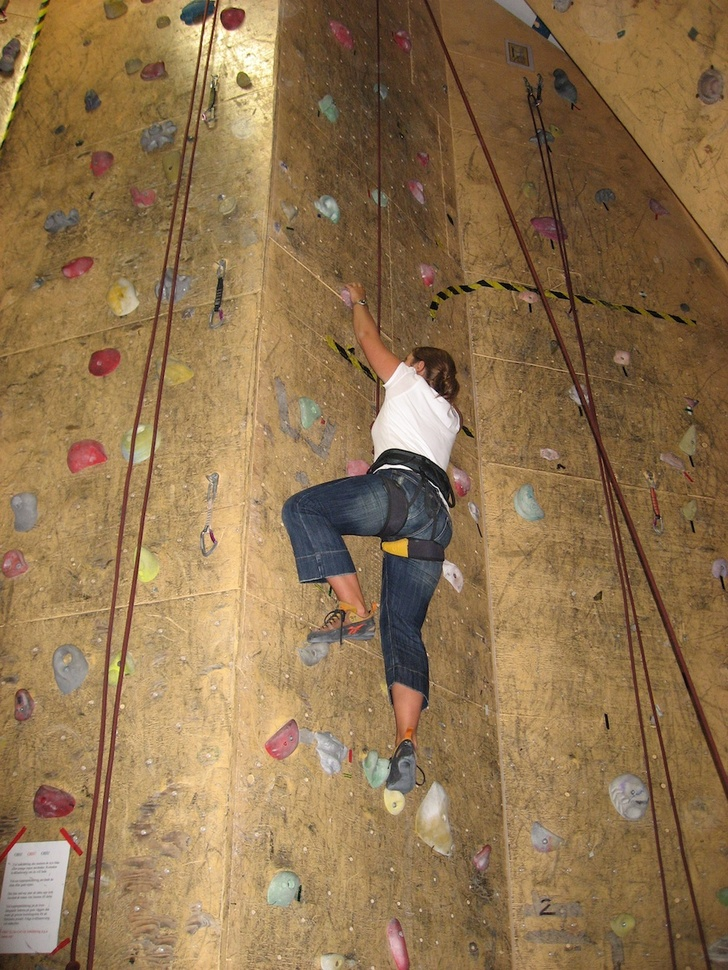
#> input picture data/climbing_1_small.jpg, 728 x 970 px, shrunk from 1000 x 1333 before the run
$ python ch2_match_features.py
#> lines starting #> are read from the running program, lines starting #| are printed output that depends on the picture
### PCV/PCV/localdescriptors/sift.py
from PIL import Image
import os
from numpy import *
from pylab import *


def process_image(imagename,resultname,params="--edge-thresh 10 --peak-thresh 5"):
    """ process an image and save the results in a file"""
#> called with imagename = '../data/climbing_1_small.jpg', resultname = 'climbing_1_small.sift', params = '--edge-thresh 10 --peak-thresh 5'
    path = os.path.abspath(os.path.join(os.path.dirname("__file__"),os.path.pardir))
    path = path+"\\utils\\win32vlfeat\\sift.exe "
    if imagename[-3:] != 'pgm':
		#create a pgm file
        im = Image.open(imagename).convert('L')
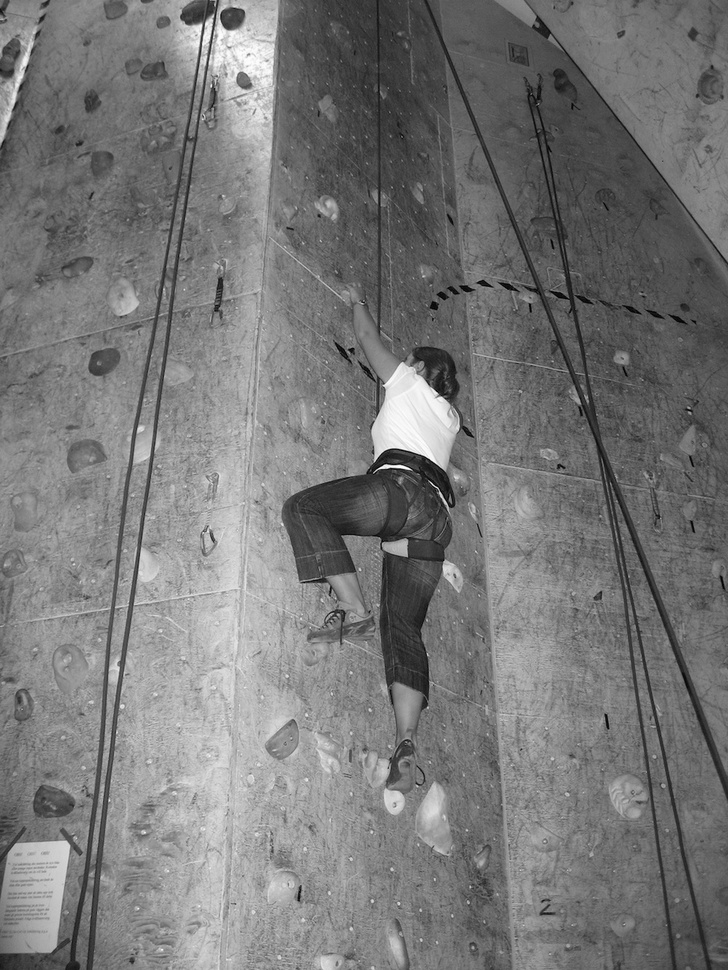
#> im: PIL image 728x970 L; min 0, max 254, mean 119.6
#> call 2 of process_image, with imagename = '../data/climbing_2_small.jpg', resultname = 'climbing_2_small.sift', params = '--edge-thresh 10 --peak-thresh 5'
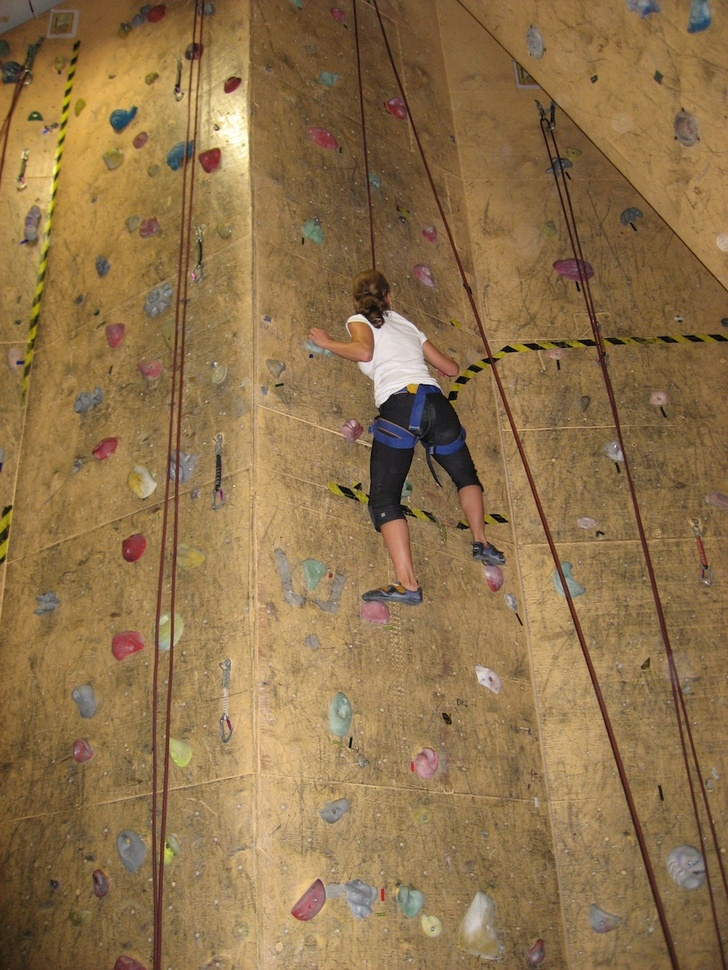
#> input picture data/climbing_2_small.jpg, 728 x 970 px, shrunk from 1000 x 1333 before the run
#> in process_image (call 2), `im = Image.open(imagename).convert('L')`:
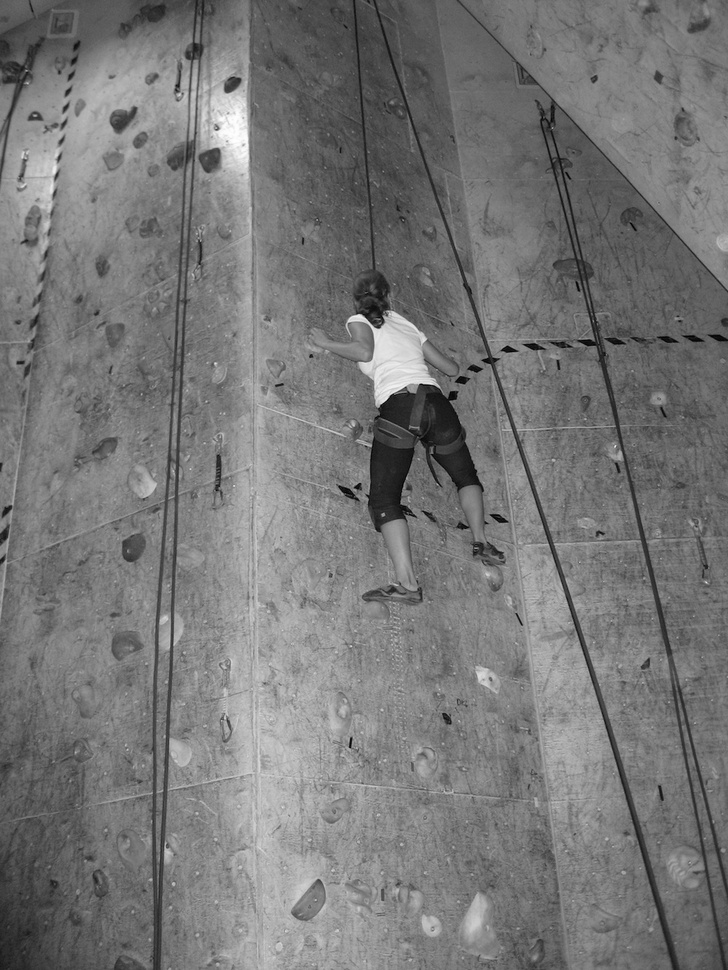
#> im: PIL image 728x970 L; min 0, max 254, mean 118.7
        im.save('tmp.pgm')
        imagename = 'tmp.pgm'
    cmmd = str(path+imagename+" --output="+resultname+
				" "+params)
    os.system(cmmd)
    print('processed', imagename, 'to', resultname)


def read_features_from_file(filename):
	""" read feature properties and return in matrix form"""
#> (the run stopped early here; a loop or call above may not have finished)
